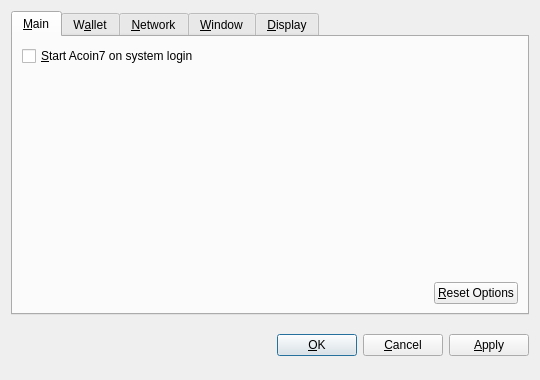
<?xml version="1.0" encoding="UTF-8"?>
<ui version="4.0">
 <class>OptionsDialog</class>
 <widget class="QDialog" name="OptionsDialog">
  <property name="geometry">
   <rect>
    <x>0</x>
    <y>0</y>
    <width>540</width>
    <height>380</height>
   </rect>
  </property>
  <property name="windowTitle">
   <string>Options</string>
  </property>
  <property name="modal">
   <bool>true</bool>
  </property>
  <layout class="QVBoxLayout" name="verticalLayout">
   <item>
    <widget class="QTabWidget" name="tabWidget">
     <property name="tabPosition">
      <enum>QTabWidget::North</enum>
     </property>
     <property name="currentIndex">
      <number>0</number>
     </property>
     <widget class="QWidget" name="tabMain">
      <attribute name="title">
       <string>&amp;Main</string>
      </attribute>
      <layout class="QVBoxLayout" name="verticalLayout_Main">
       <item>
        <widget class="QCheckBox" name="bitcoinAtStartup">
         <property name="toolTip">
          <string>Automatically start Acoin7 after logging in to the system.</string>
         </property>
         <property name="text">
          <string>&amp;Start Acoin7 on system login</string>
         </property>
        </widget>
       </item>
       <item>
        <spacer name="verticalSpacer_Main">
         <property name="orientation">
          <enum>Qt::Vertical</enum>
         </property>
         <property name="sizeHint" stdset="0">
          <size>
           <width>20</width>
           <height>40</height>
          </size>
         </property>
        </spacer>
       </item>
       <item>
        <layout class="QHBoxLayout" name="horizontalLayout_2_Main">
         <item>
          <spacer name="horizontalSpacer_2_Main">
           <property name="orientation">
            <enum>Qt::Horizontal</enum>
           </property>
           <property name="sizeHint" stdset="0">
            <size>
             <width>40</width>
             <height>20</height>
            </size>
           </property>
          </spacer>
         </item>
         <item>
          <widget class="QPushButton" name="resetButton">
           <property name="toolTip">
            <string>Reset all client options to default.</string>
           </property>
           <property name="text">
            <string>&amp;Reset Options</string>
           </property>
           <property name="autoDefault">
            <bool>false</bool>
           </property>
          </widget>
         </item>
        </layout>
       </item>
      </layout>
     </widget>
     <widget class="QWidget" name="tabWallet">
      <attribute name="title">
       <string>W&amp;allet</string>
      </attribute>
      <layout class="QVBoxLayout" name="verticalLayout_Network">
       <item>
        <widget class="QLabel" name="transactionFeeInfoLabel">
         <property name="text">
          <string>Optional transaction fee per kB that helps make sure your transactions are processed quickly. Most transactions are 1 kB.</string>
         </property>
         <property name="textFormat">
          <enum>Qt::PlainText</enum>
         </property>
         <property name="wordWrap">
          <bool>true</bool>
         </property>
        </widget>
       </item>
       <item>
        <layout class="QHBoxLayout" name="horizontalLayout_1_Main">
         <item>
          <widget class="QLabel" name="transactionFeeLabel">
           <property name="text">
            <string>Pay transaction &amp;fee</string>
           </property>
           <property name="textFormat">
            <enum>Qt::PlainText</enum>
           </property>
           <property name="buddy">
            <cstring>transactionFee</cstring>
           </property>
          </widget>
         </item>
         <item>
          <widget class="BitcoinAmountField" name="transactionFee"/>
         </item>
         <item>
          <spacer name="horizontalSpacer_1_Main">
           <property name="orientation">
            <enum>Qt::Horizontal</enum>
           </property>
           <property name="sizeHint" stdset="0">
            <size>
             <width>40</width>
             <height>20</height>
            </size>
           </property>
          </spacer>
         </item>
        </layout>
       </item>
       <item>
        <widget class="QLabel" name="label">
         <property name="text">
          <string>If you disable the spending of unconfirmed change, the change from a transaction cannot be used until that transaction has at least one confirmation. This also affects how your balance is computed.</string>
         </property>
         <property name="wordWrap">
          <bool>true</bool>
         </property>
        </widget>
       </item>
       <item>
        <widget class="QCheckBox" name="spendZeroConfChange">
         <property name="text">
          <string>Spend unconfirmed change  (experts only)</string>
         </property>
        </widget>
       </item>
       <item>
        <spacer name="verticalSpacer">
         <property name="orientation">
          <enum>Qt::Vertical</enum>
         </property>
         <property name="sizeHint" stdset="0">
          <size>
           <width>20</width>
           <height>40</height>
          </size>
         </property>
        </spacer>
       </item>
      </layout>
     </widget>
     <widget class="QWidget" name="tabNetwork">
      <attribute name="title">
       <string>&amp;Network</string>
      </attribute>
      <layout class="QVBoxLayout" name="verticalLayout_Network">
       <item>
        <widget class="QCheckBox" name="mapPortUpnp">
         <property name="toolTip">
          <string>Automatically open the Acoin7 client port on the router. This only works when your router supports UPnP and it is enabled.</string>
         </property>
         <property name="text">
          <string>Map port using &amp;UPnP</string>
         </property>
        </widget>
       </item>
       <item>
        <widget class="QCheckBox" name="connectSocks">
         <property name="toolTip">
          <string>Connect to the Acoin7 network through a SOCKS proxy (e.g. when connecting through Tor).</string>
         </property>
         <property name="text">
          <string>&amp;Connect through SOCKS proxy:</string>
         </property>
        </widget>
       </item>
       <item>
        <layout class="QHBoxLayout" name="horizontalLayout_Network">
         <item>
          <widget class="QLabel" name="proxyIpLabel">
           <property name="text">
            <string>Proxy &amp;IP:</string>
           </property>
           <property name="textFormat">
            <enum>Qt::PlainText</enum>
           </property>
           <property name="buddy">
            <cstring>proxyIp</cstring>
           </property>
          </widget>
         </item>
         <item>
          <widget class="QValidatedLineEdit" name="proxyIp">
           <property name="maximumSize">
            <size>
             <width>140</width>
             <height>16777215</height>
            </size>
           </property>
           <property name="toolTip">
            <string>IP address of the proxy (e.g. 127.0.0.1)</string>
           </property>
          </widget>
         </item>
         <item>
          <widget class="QLabel" name="proxyPortLabel">
           <property name="text">
            <string>&amp;Port:</string>
           </property>
           <property name="textFormat">
            <enum>Qt::PlainText</enum>
           </property>
           <property name="buddy">
            <cstring>proxyPort</cstring>
           </property>
          </widget>
         </item>
         <item>
          <widget class="QLineEdit" name="proxyPort">
           <property name="maximumSize">
            <size>
             <width>55</width>
             <height>16777215</height>
            </size>
           </property>
           <property name="toolTip">
            <string>Port of the proxy (e.g. 9050)</string>
           </property>
          </widget>
         </item>
         <item>
          <widget class="QLabel" name="socksVersionLabel">
           <property name="text">
            <string>SOCKS &amp;Version:</string>
           </property>
           <property name="textFormat">
            <enum>Qt::PlainText</enum>
           </property>
           <property name="buddy">
            <cstring>socksVersion</cstring>
           </property>
          </widget>
         </item>
         <item>
          <widget class="QValueComboBox" name="socksVersion">
           <property name="toolTip">
            <string>SOCKS version of the proxy (e.g. 5)</string>
           </property>
          </widget>
         </item>
         <item>
          <spacer name="horizontalSpacer_Network">
           <property name="orientation">
            <enum>Qt::Horizontal</enum>
           </property>
           <property name="sizeHint" stdset="0">
            <size>
             <width>40</width>
             <height>20</height>
            </size>
           </property>
          </spacer>
         </item>
        </layout>
       </item>
       <item>
        <spacer name="verticalSpacer_Network">
         <property name="orientation">
          <enum>Qt::Vertical</enum>
         </property>
         <property name="sizeHint" stdset="0">
          <size>
           <width>20</width>
           <height>40</height>
          </size>
         </property>
        </spacer>
       </item>
      </layout>
     </widget>
     <widget class="QWidget" name="tabWindow">
      <attribute name="title">
       <string>&amp;Window</string>
      </attribute>
      <layout class="QVBoxLayout" name="verticalLayout_Window">
       <item>
        <widget class="QCheckBox" name="minimizeToTray">
         <property name="toolTip">
          <string>Show only a tray icon after minimizing the window.</string>
         </property>
         <property name="text">
          <string>&amp;Minimize to the tray instead of the taskbar</string>
         </property>
        </widget>
       </item>
       <item>
        <widget class="QCheckBox" name="minimizeOnClose">
         <property name="toolTip">
          <string>Minimize instead of exit the application when the window is closed. When this option is enabled, the application will be closed only after selecting Quit in the menu.</string>
         </property>
         <property name="text">
          <string>M&amp;inimize on close</string>
         </property>
        </widget>
       </item>
       <item>
        <spacer name="verticalSpacer_Window">
         <property name="orientation">
          <enum>Qt::Vertical</enum>
         </property>
         <property name="sizeHint" stdset="0">
          <size>
           <width>20</width>
           <height>40</height>
          </size>
         </property>
        </spacer>
       </item>
      </layout>
     </widget>
     <widget class="QWidget" name="tabDisplay">
      <attribute name="title">
       <string>&amp;Display</string>
      </attribute>
      <layout class="QVBoxLayout" name="verticalLayout_Display">
       <item>
        <layout class="QHBoxLayout" name="horizontalLayout_1_Display">
         <item>
          <widget class="QLabel" name="langLabel">
           <property name="text">
            <string>User Interface &amp;language:</string>
           </property>
           <property name="textFormat">
            <enum>Qt::PlainText</enum>
           </property>
           <property name="buddy">
            <cstring>lang</cstring>
           </property>
          </widget>
         </item>
         <item>
          <widget class="QValueComboBox" name="lang">
           <property name="toolTip">
            <string>The user interface language can be set here. This setting will take effect after restarting Acoin7.</string>
           </property>
          </widget>
         </item>
        </layout>
       </item>
       <item>
        <layout class="QHBoxLayout" name="horizontalLayout_2_Display">
         <item>
          <widget class="QLabel" name="unitLabel">
           <property name="text">
            <string>&amp;Unit to show amounts in:</string>
           </property>
           <property name="textFormat">
            <enum>Qt::PlainText</enum>
           </property>
           <property name="buddy">
            <cstring>unit</cstring>
           </property>
          </widget>
         </item>
         <item>
          <widget class="QValueComboBox" name="unit">
           <property name="toolTip">
            <string>Choose the default subdivision unit to show in the interface and when sending coins.</string>
           </property>
          </widget>
         </item>
        </layout>
       </item>
       <item>
        <widget class="QCheckBox" name="displayAddresses">
         <property name="toolTip">
          <string>Whether to show Acoin7 addresses in the transaction list or not.</string>
         </property>
         <property name="text">
          <string>&amp;Display addresses in transaction list</string>
         </property>
        </widget>
       </item>
       <item>
        <widget class="QCheckBox" name="coinControlFeatures">
         <property name="toolTip">
          <string>Whether to show coin control features or not.</string>
         </property>
         <property name="text">
          <string>Display coin &amp;control features (experts only!)</string>
         </property>
        </widget>
       </item>
       <item>
        <spacer name="verticalSpacer_Display">
         <property name="orientation">
          <enum>Qt::Vertical</enum>
         </property>
         <property name="sizeHint" stdset="0">
          <size>
           <width>20</width>
           <height>40</height>
          </size>
         </property>
        </spacer>
       </item>
      </layout>
     </widget>
    </widget>
   </item>
   <item>
    <layout class="QHBoxLayout" name="horizontalLayout_Buttons">
     <item>
      <spacer name="horizontalSpacer_1">
       <property name="orientation">
        <enum>Qt::Horizontal</enum>
       </property>
       <property name="sizeHint" stdset="0">
        <size>
         <width>40</width>
         <height>48</height>
        </size>
       </property>
      </spacer>
     </item>
     <item>
      <widget class="QLabel" name="statusLabel">
       <property name="font">
        <font>
         <weight>75</weight>
         <bold>true</bold>
        </font>
       </property>
       <property name="text">
        <string/>
       </property>
       <property name="textFormat">
        <enum>Qt::PlainText</enum>
       </property>
       <property name="wordWrap">
        <bool>true</bool>
       </property>
      </widget>
     </item>
     <item>
      <spacer name="horizontalSpacer_2">
       <property name="orientation">
        <enum>Qt::Horizontal</enum>
       </property>
       <property name="sizeHint" stdset="0">
        <size>
         <width>40</width>
         <height>48</height>
        </size>
       </property>
      </spacer>
     </item>
     <item>
      <widget class="QPushButton" name="okButton">
       <property name="text">
        <string>&amp;OK</string>
       </property>
      </widget>
     </item>
     <item>
      <widget class="QPushButton" name="cancelButton">
       <property name="text">
        <string>&amp;Cancel</string>
       </property>
       <property name="autoDefault">
        <bool>false</bool>
       </property>
      </widget>
     </item>
     <item>
      <widget class="QPushButton" name="applyButton">
       <property name="text">
        <string>&amp;Apply</string>
       </property>
       <property name="autoDefault">
        <bool>false</bool>
       </property>
      </widget>
     </item>
    </layout>
   </item>
  </layout>
 </widget>
 <customwidgets>
  <customwidget>
   <class>BitcoinAmountField</class>
   <extends>QSpinBox</extends>
   <header>bitcoinamountfield.h</header>
  </customwidget>
  <customwidget>
   <class>QValueComboBox</class>
   <extends>QComboBox</extends>
   <header>qvaluecombobox.h</header>
  </customwidget>
  <customwidget>
   <class>QValidatedLineEdit</class>
   <extends>QLineEdit</extends>
   <header>qvalidatedlineedit.h</header>
  </customwidget>
 </customwidgets>
 <resources/>
 <connections/>
</ui>
